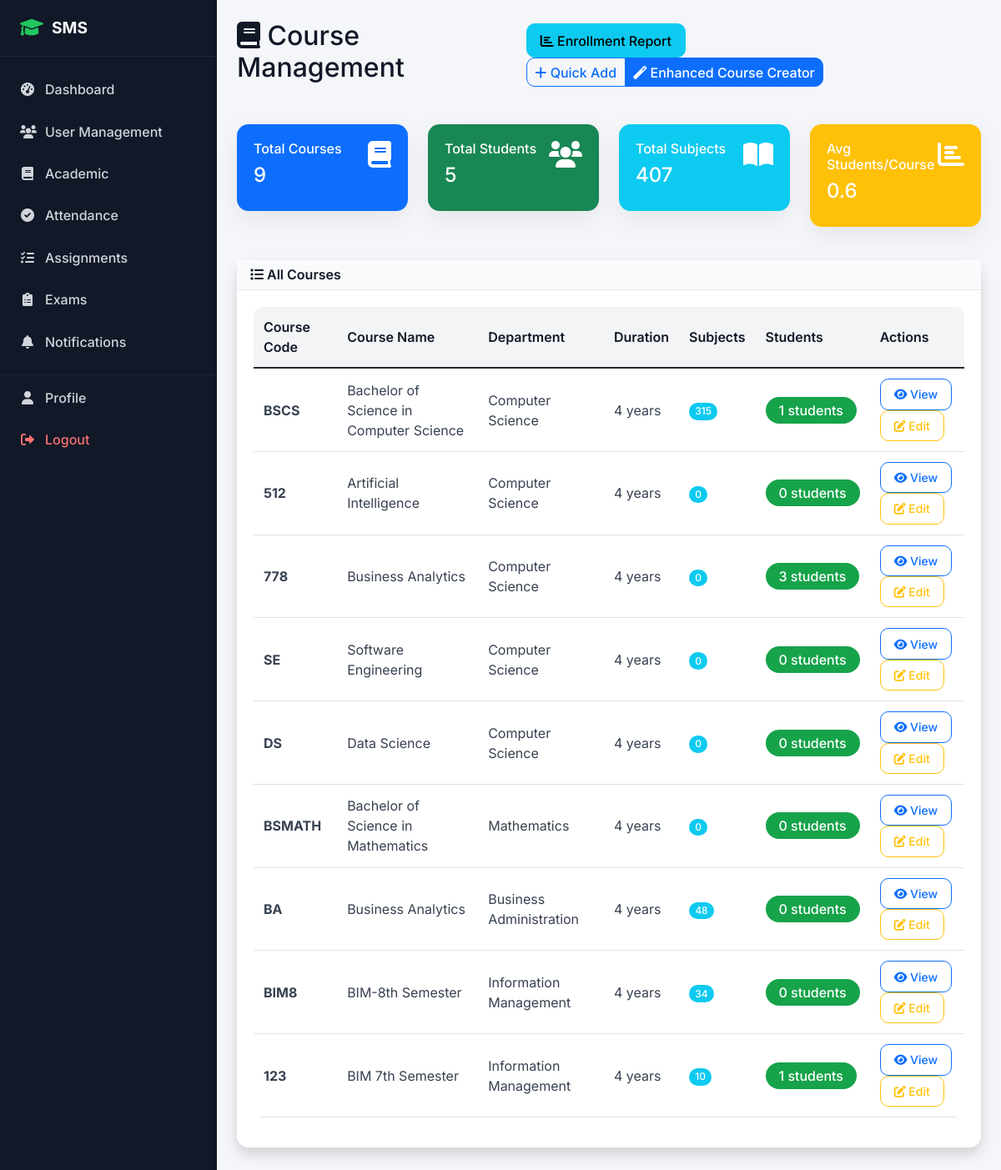
The app's page /academic/courses/ (signed in), older data.
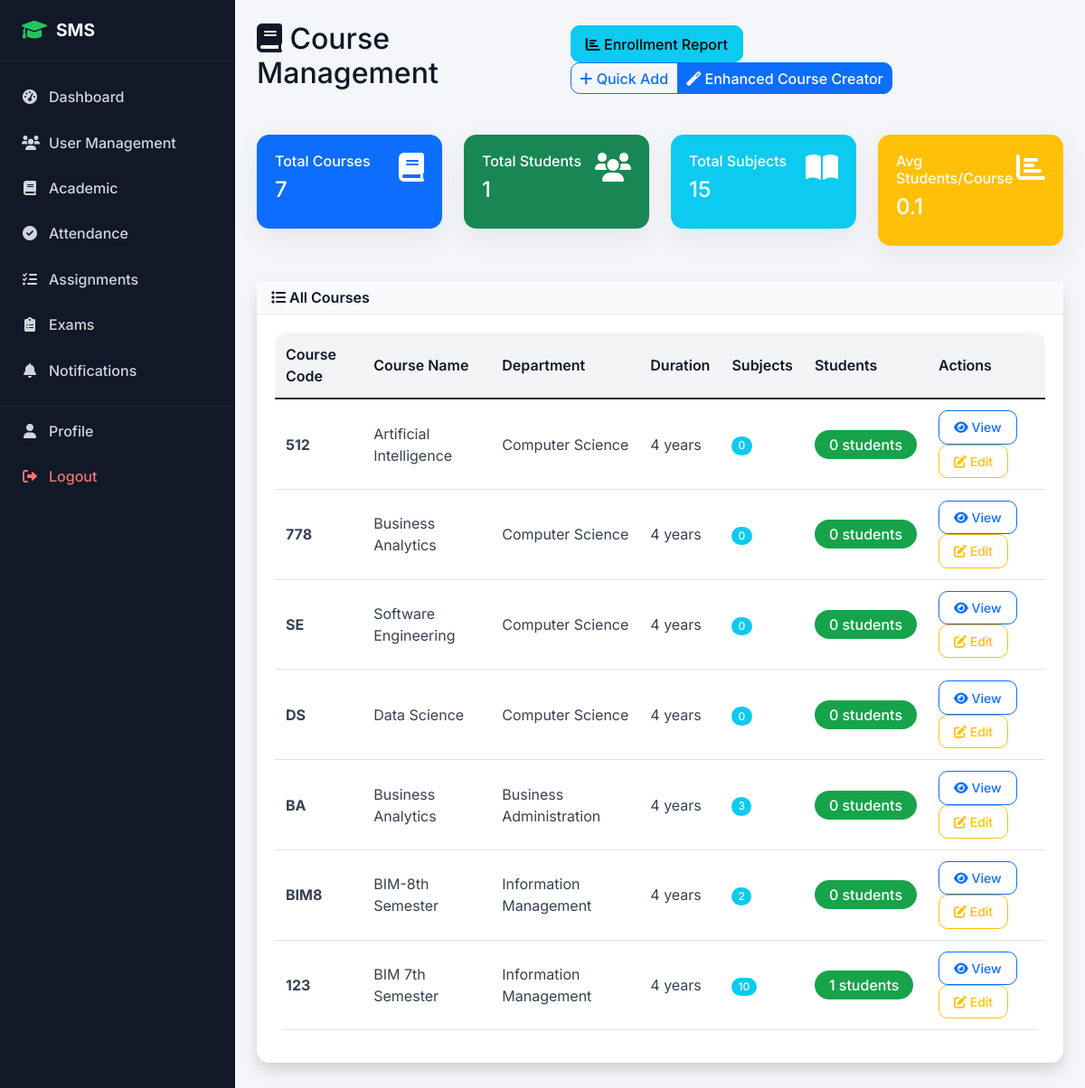
The same page, newer data.
### academic/models.py (models this page shows, shortened)
class Course(models.Model):
    name = models.CharField(max_length=100)
    code = models.CharField(max_length=20, unique=True)
    department = models.ForeignKey(Department, on_delete=models.CASCADE)
    duration_years = models.PositiveIntegerField(default=4)
    description = models.TextField(blank=True)

class Department(models.Model):
    name = models.CharField(max_length=100, unique=True)
    code = models.CharField(max_length=10, unique=True)
    description = models.TextField(blank=True)
    head_of_department = models.ForeignKey(TeacherProfile, on_delete=models.SET_NULL, null=True, blank=True)
    created_at = models.DateTimeField(auto_now_add=True)

### academic/views.py (the view)
# urls.py: path('courses/', views.course_list, name='course_list'),
@login_required
def course_list(request):
    courses = Course.objects.select_related('department').annotate(
        subject_count=Count('subject'),
        student_count=Count('class__studentenrollment', filter=Q(class__studentenrollment__is_active=True), distinct=True)
    )
    total_courses = courses.count()
    total_students = sum(course.student_count for course in courses)
    total_subjects = sum(course.subject_count for course in courses)
    avg_students_per_course = round(total_students / total_courses, 1) if total_courses > 0 else 0
    context = {
        'courses': courses,
        'total_courses': total_courses,
        'total_students': total_students,
        'total_subjects': total_subjects,
        'avg_students_per_course': avg_students_per_course,
        'can_manage': request.user.user_type == 'admin'
    }
    return render(request, 'academic/course_list.html', context)

### templates/academic/course_list.html (shortened to what the changed rows need)
{% extends 'base.html' %}
{% block content %}
<div class="row">
    <div class="col-12">
        <div class="d-flex justify-content-between align-items-center mb-4">
            <h2><i class="fas fa-book"></i> Course Management</h2>
        </div>
    </div>
</div>
{% if courses %}
<div class="row mb-4">
    <div class="col-md-3">
        <div class="card bg-primary text-white">
            <div class="card-body">
                <div class="d-flex justify-content-between">
                    <div>
                        <h6>Total Courses</h6>
                        <h4>{{ total_courses }}</h4>
                    </div>
                    <i class="fas fa-book fa-2x"></i>
                </div>
            </div>
        </div>
    </div>
    <div class="col-md-3">
        <div class="card bg-success text-white">
            <div class="card-body">
                <div class="d-flex justify-content-between">
                    <div>
                        <h6>Total Students</h6>
                        <h4>{{ total_students }}</h4>
                    </div>
                    <i class="fas fa-users fa-2x"></i>
                </div>
            </div>
        </div>
    </div>
    <div class="col-md-3">
        <div class="card bg-info text-white">
            <div class="card-body">
                <div class="d-flex justify-content-between">
                    <div>
                        <h6>Total Subjects</h6>
                        <h4>{{ total_subjects }}</h4>
                    </div>
                    <i class="fas fa-book-open fa-2x"></i>
                </div>
            </div>
        </div>
    </div>
    <div class="col-md-3">
        <div class="card bg-warning text-white">
            <div class="card-body">
                <div class="d-flex justify-content-between">
                    <div>
                        <h6>Avg Students/Course</h6>
                        <h4>{{ avg_students_per_course }}</h4>
                    </div>
                    <i class="fas fa-chart-bar fa-2x"></i>
                </div>
            </div>
        </div>
    </div>
</div>
{% endif %}
<div class="row">
    <div class="col-12">
        <div class="card shadow">
            <div class="card-body">
                {% if courses %}
                <div class="table-responsive">
                    <table class="table table-hover">
                        <thead>
                            <tr>
                                <th>Course Code</th>
                                <th>Course Name</th>
                                <th>Department</th>
                                <th>Duration</th>
                                <th>Subjects</th>
                                <th>Students</th>
                                {% if can_manage %}
                                <th>Actions</th>
                                {% endif %}
                            </tr>
                        </thead>
                        <tbody>
                            {% for course in courses %}
                            <tr>
                                <td><strong>{{ course.code }}</strong></td>
                                <td>{{ course.name }}</td>
                                <td>{{ course.department.name }}</td>
                                <td>{{ course.duration_years }} years</td>
                                <td>
                                    <span class="badge bg-info">{{ course.subject_count }}</span>
                                </td>
                                <td>
                                    <span class="badge bg-success fs-6 px-3 py-2">{{ course.student_count }} students</span>
                                </td>
                                {% if can_manage %}
                                <td>
                                    <a href="{% url 'academic:course_detail' course.id %}" class="btn btn-sm btn-outline-primary">
                                        <i class="fas fa-eye"></i> View
                                    </a>
                                    <a href="{% url 'academic:edit_course' course.id %}" class="btn btn-sm btn-outline-warning">
                                        <i class="fas fa-edit"></i> Edit
                                    </a>
                                </td>
                                {% endif %}
                            </tr>
                            {% endfor %}
                        </tbody>
                    </table>
                </div>
                {% endif %}
            </div>
        </div>
    </div>
</div>
{% endblock %}

Row changes from the older to the newer data that the page shows:
removed Course: code "BSCS", name "Bachelor of Science in Computer Science", department.name "Computer Science", duration_years "4", subject_count "315", student_count "1"
removed Course: code "BSMATH", name "Bachelor of Science in Mathematics", department.name "Mathematics", duration_years "4", subject_count "0", student_count "0"
computed for Course (number 2 of 7 on the later page): student_count "3" → "0"
computed for Course "BA": subject_count "48" → "3"
computed for Course "BIM8": subject_count "34" → "2"
Text that changed along with them:
{{ total_courses }}: "9" → "7"
{{ total_students }}: "5" → "1"
{{ total_subjects }}: "407" → "15"
{{ avg_students_per_course }}: "0.6" → "0.1"
